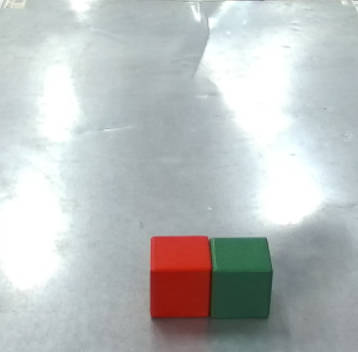
#> input picture ZED_Obstacle_detection/python/edge_detect/template.jpg, 358 x 352 px
$ python -i get_obstacle_edge.py   (imports and definitions only)
#> lines starting #> are read from the running program, lines starting #| are printed output that depends on the picture; after the words box and inside, x2 and y2 are one past the last pixel; in counts of white or black regions, pixels touching at a corner belong together
#> further down, picture is the input picture: shape (352, 358, 3); mean B, G, R 191.4, 191.6, 187.1
from asyncio.windows_events import NULL
from email.mime import image
from re import X, template
import sys
from turtle import color
import numpy as np
import pyzed.sl as sl
import cv2


# [31 lines left out: function matchTemplate, not called in this run]

def getObstacleCenter(img:np.array, threshold = 50, max_threshold = 255, area = 50):
    # 提取障碍物重心坐标
#> called with threshold = 50, max_threshold = 255, area = 50
    gray = cv2.cvtColor(img, cv2.COLOR_BGR2GRAY)    # 彩色图转灰度图
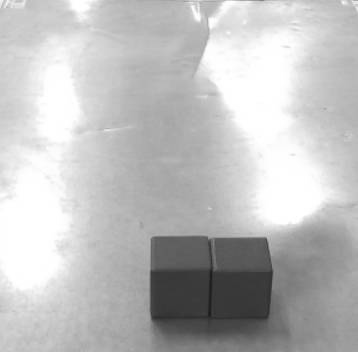
#> gray: shape (352, 358); min 27, max 255, mean 190.2

    edge = cv2.Canny(gray, threshold, max_threshold, apertureSize = 3)  # 提取边缘
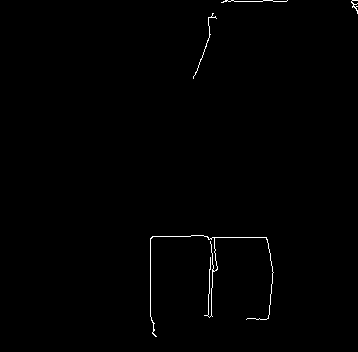
#> edge: shape (352, 358); 0.55% white in thin lines or dots, all inside (x1, y1, x2, y2) = (150, 0, 358, 337)
    cv2.imshow("edges", edge)

    contours, hierarchy = cv2.findContours(edge, cv2.RETR_TREE, cv2.CHAIN_APPROX_SIMPLE)    # 寻找轮廓
#> contours = 4 contours, 3 with area under 20; largest, box (x1, y1, x2, y2) and area: (150, 235, 274, 337) 22


    # 计算凸包
    hull = []
    res = []
    for c in range(len(contours)):
        hull.append(cv2.convexHull(contours[c], clockwise = False))
#> this loop made 4 passes
#> after the loop, hull = 4 contours; box (x1, y1, x2, y2) and area: (150, 235, 274, 337) 11031, (193, 13, 217, 79) 323, (221, 0, 288, 3) 95, (351, 0, 358, 14) 54

    # 绘制凸包
    for c in range(len(contours)):
        if cv2.contourArea(contours[c]) < area:
            continue

        res.append(hull[c])

        drawing = cv2.drawContours(img, contours, c, (0, 255, 0), 3)
        drawing = cv2.drawContours(img, hull, c, (0, 255, 0), 3)
#> after the loop, res = []

    cv2.imshow("drawing", img)

    # 计算物体位置信息， 返回障碍物重心像素坐标
    centers = []
    for c in range(len(contours)):
        if cv2.contourArea(contours[c]) < area:
            continue

        m = cv2.moments(contours[c], False)
        center = [m['m10'] / m['m00'], m['m01'] / m['m00']]
        centers.append(center)
#> after the loop, centers = []

    return centers


# [90 lines left out: function main, not called in this run]

# [2 lines not run here, left out]


>>> import cv2
>>> picture = cv2.imread('template.jpg')
>>> result = getObstacleCenter(picture)
#> result = []
